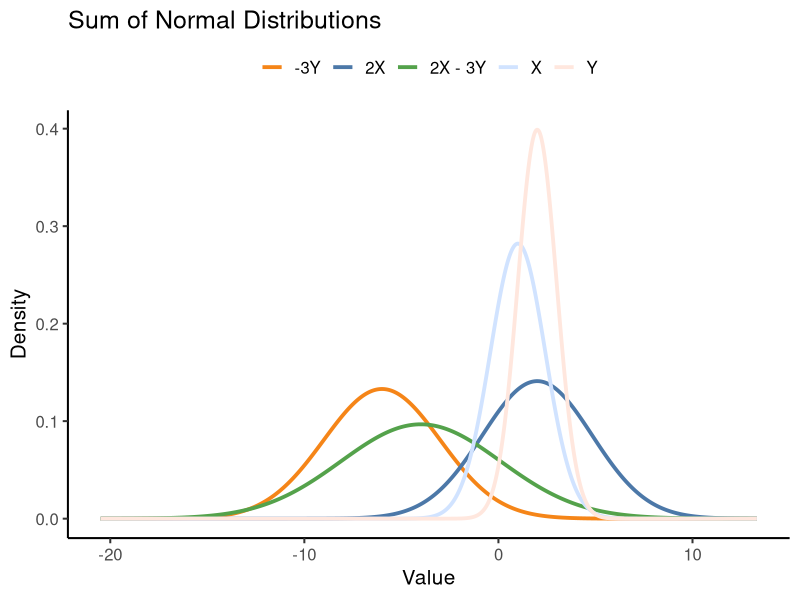

The R script that drew this image:
library(ggplot2)
library(dplyr)
library(colorspace)
# ============================================================
# Parameters
# ============================================================

mu_X  <- 1
var_X <- 2
sd_X  <- sqrt(var_X)

mu_Y  <- 2
var_Y <- 1
sd_Y  <- sqrt(var_Y)

a <- 2
b <- -3

# Theoretical results
mu_aX  <- a * mu_X
var_aX <- a^2 * var_X
sd_aX  <- sqrt(var_aX)

mu_bY  <- b * mu_Y
var_bY <- b^2 * var_Y
sd_bY  <- sqrt(var_bY)

mu_S   <- mu_aX + mu_bY
var_S  <- var_aX + var_bY
sd_S   <- sqrt(var_S)

# ============================================================
# Build theoretical density curves
# ============================================================

x_min <- min(mu_aX - 4*sd_aX,
             mu_bY - 4*sd_bY,
             mu_S  - 4*sd_S)

x_max <- max(mu_aX + 4*sd_aX,
             mu_bY + 4*sd_bY,
             mu_S  + 4*sd_S)

x_grid <- seq(x_min, x_max, length.out = 1000)

plot_df <- bind_rows(
    data.frame(
        x = x_grid,
        density = dnorm(x_grid, mean = mu_X, sd = sd_X),
        dist = "X"
    ),
    data.frame(
        x = x_grid,
        density = dnorm(x_grid, mean = mu_Y, sd = sd_Y),
        dist = "Y"
    ),
    data.frame(
        x = x_grid,
        density = dnorm(x_grid, mean = mu_aX, sd = sd_aX),
        dist = "2X"
    ),
    data.frame(
        x = x_grid,
        density = dnorm(x_grid, mean = mu_bY, sd = sd_bY),
        dist = "-3Y"
    ),
    data.frame(
        x = x_grid,
        density = dnorm(x_grid, mean = mu_S, sd = sd_S),
        dist = "2X - 3Y"
    )
)

mean_df <- data.frame(
    mean = c(mu_X, mu_Y, mu_aX, mu_bY, mu_S),
    dist = c("X", "Y", "2X", "-3Y", "2X - 3Y")
)

# ============================================================
# One combined plot
# ============================================================

fig <- ggplot(plot_df, aes(x = x, y = density, color = dist)) +
    geom_line(linewidth = 1.3) +
    # geom_vline(data = mean_df,
    #            aes(xintercept = mean, color = dist),
    #            linetype = 2,
    #            linewidth = 1) +
    scale_color_manual(
        values = c("X" = lighten("#4C78A8", 0.8),
                   "Y" = lighten("#F58518", 0.8),
                   "2X" = "#4C78A8",
                   "-3Y" = "#F58518",
                   "2X - 3Y" = "#54A24B")
    ) +
    labs(
        title = "Sum of Normal Distributions",
        x = "Value",
        y = "Density",
        color = NULL
    ) +
    # annotate("text", x = mu_aX, y = 0.14,
    #          label = "mean = 2", color = "#4C78A8", hjust = -0.1) +
    # annotate("text", x = mu_bY, y = 0.08,
    #          label = "mean = -6", color = "#F58518", hjust = 1.1) +
    # annotate("text", x = mu_S, y = 0.06,
    #          label = "mean = -4", color = "#54A24B", hjust = -0.1) +
    theme_classic(base_size = 15) +
    theme(legend.position = "top")

print(fig)
